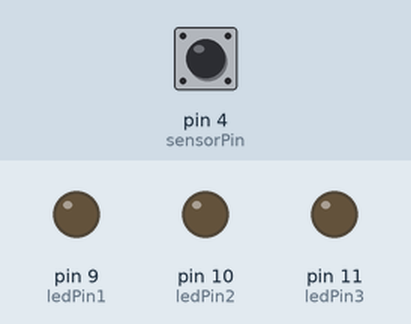
This sketch was run on a simulated Arduino Uno, built with avr-gcc and run on an emulated ATmega328P. Parts: output pins drawn as LEDs (lit = HIGH). Dashed ring = blinking. The inputs (shaded band) are chosen by the test bench; at power-on: pin 4 (sensorPin) LOW. What the sketch prints to the serial monitor is not drawn.

Above: at 1.2 s.
1.3 s: pin 4 (sensorPin) driven HIGH
At 2.4 s:
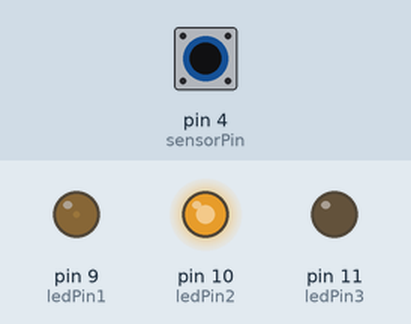
2.8 s: pin 4 (sensorPin) pulsed LOW 5 times (0.12 s each, 0.3 s apart)
At 3.08 s:
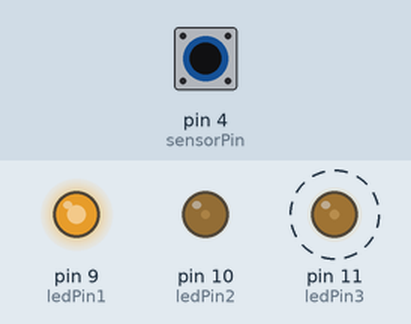
Timing chart, 0 to 5.8 s (numbered marks = the images above; inputs shaded):
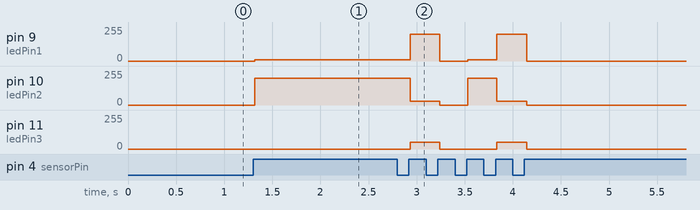

Measured:
- after the input at 1.3 s, pin 9 (ledPin1): 0/255 → 10/255 at once; pin 10 (ledPin2): 0/255 → 200/255 at once
- after the input at 2.8 s, pin 9 (ledPin1): 10/255 → 200/255 after 0.13 s, → 0/255 0.31 s later, → 10/255 0.29 s later, → 200/255 0.30 s later, … (5 changes in this stretch); pin 10 (ledPin2): 200/255 → 30/255 after 0.13 s, → 0/255 0.31 s later, → 200/255 0.29 s later, → 30/255 0.30 s later, … (5 changes in this stretch)

The sketch:

code.ino
```cpp
int ledPin1 = 9;
int ledPin2 = 10;
int ledPin3 = 11;
int sensorPin = 4;
int sensorVal;
int buttonState = 0;
int ledState = 0;
void setup()
{
  pinMode(ledPin1, OUTPUT);
  pinMode(ledPin2, OUTPUT);
  pinMode(ledPin3, OUTPUT);
  pinMode(sensorPin, INPUT);
  Serial.begin(9600);
}
void loop()
{
  sensorVal = digitalRead(sensorPin);
  // Serial.print("sensorVal: ");
  Serial.println(sensorVal);
  // Serial.print("ledState: ");
  Serial.println(ledState);
  if (sensorVal == 1 && buttonState == 0)
  {
    ledState = ledState + 1;
    buttonState = 1;
    Serial.print("switch");
  }
  else if (sensorVal == 0 && buttonState == 1)
  {
    buttonState = 0;
  }
  switch (ledState)
  {
  case 0:
    analogWrite(ledPin1, 0);
    analogWrite(ledPin2, 0);
    analogWrite(ledPin3, 0);
    break;
  case 1:
    analogWrite(ledPin1, 10);
    analogWrite(ledPin2, 200);
    analogWrite(ledPin3, 0);
    break;
  case 2:
    analogWrite(ledPin1, 200);
    analogWrite(ledPin2, 30);
    analogWrite(ledPin3, 50);
    break;
  case 3:
    ledState = 0;
    break;
  }
}
```
